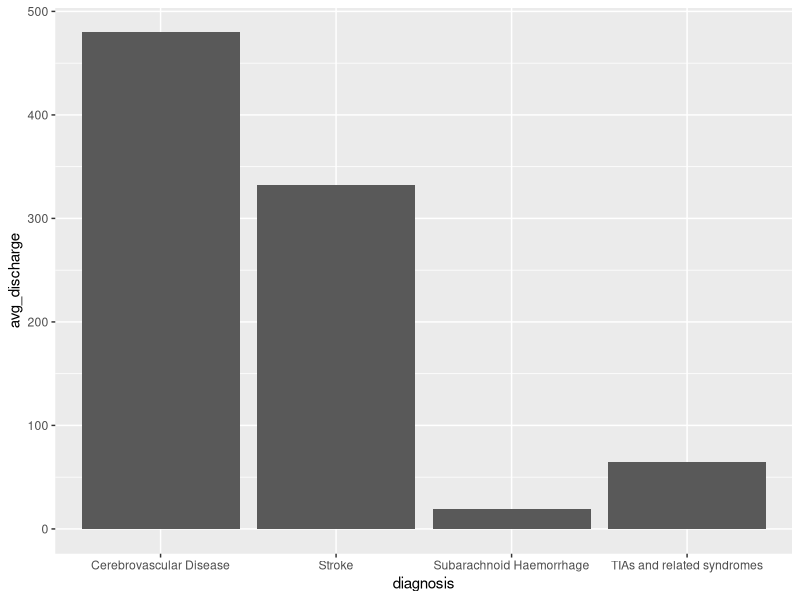
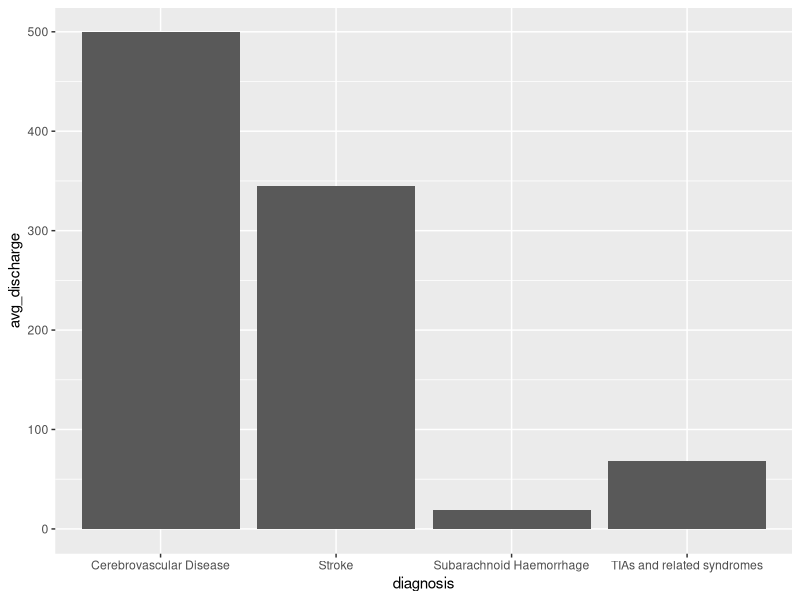
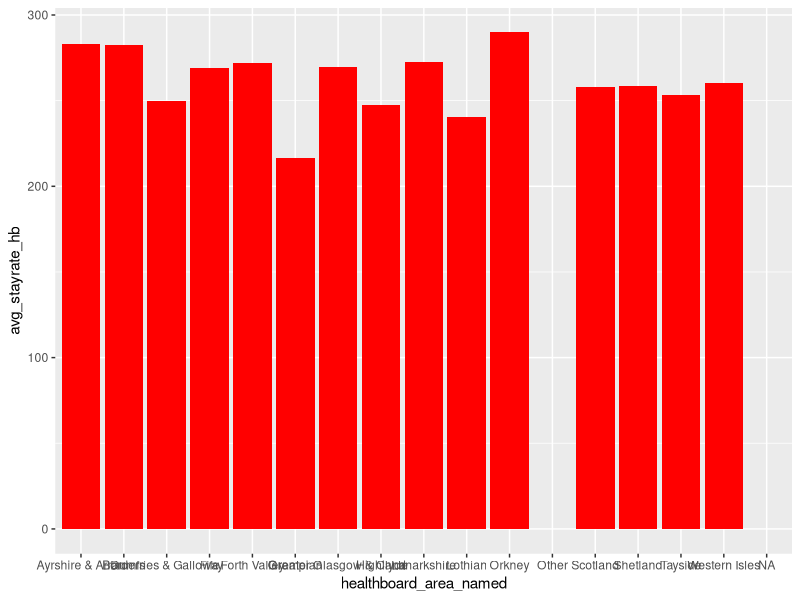
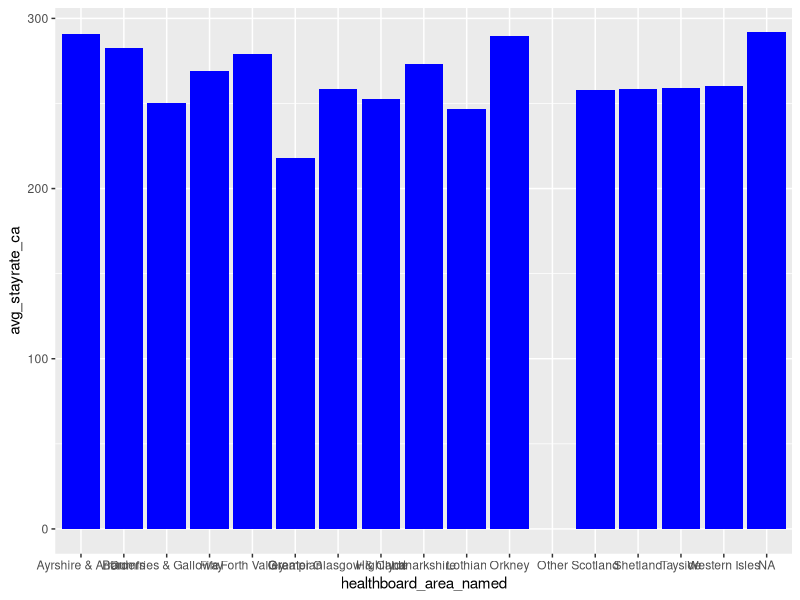
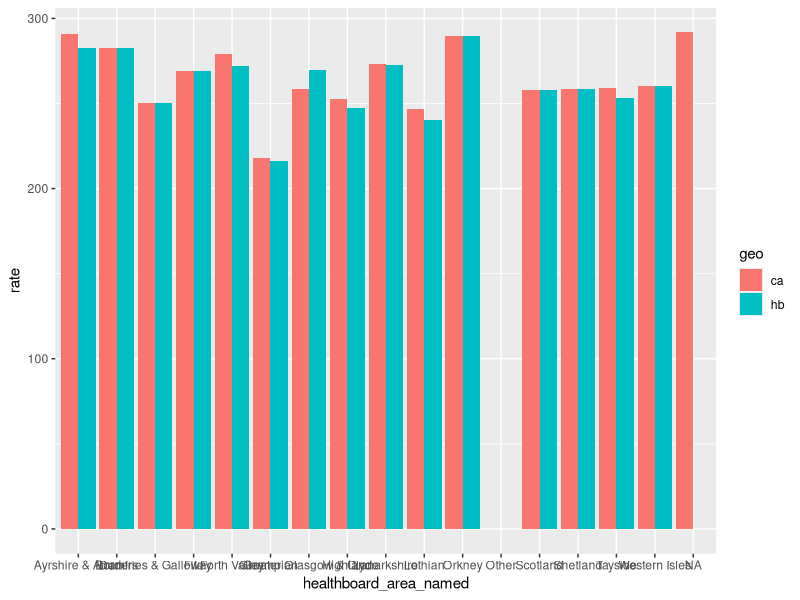
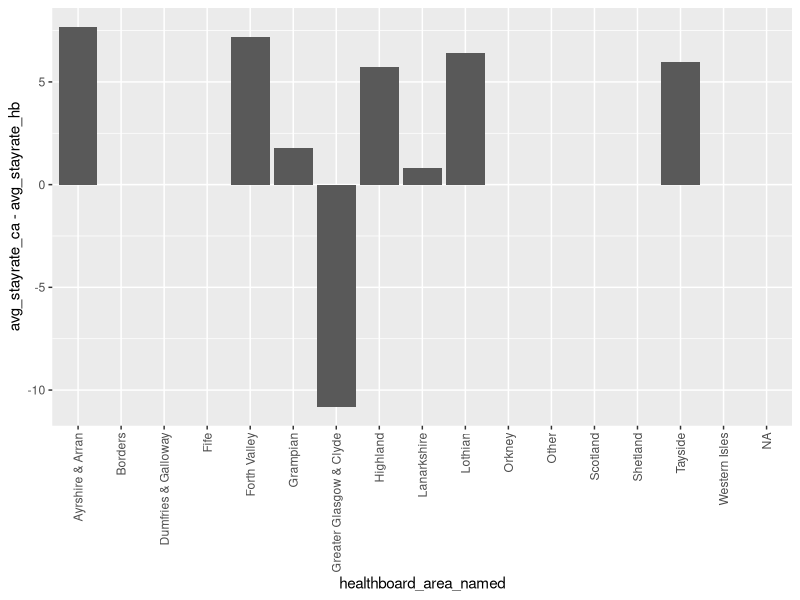
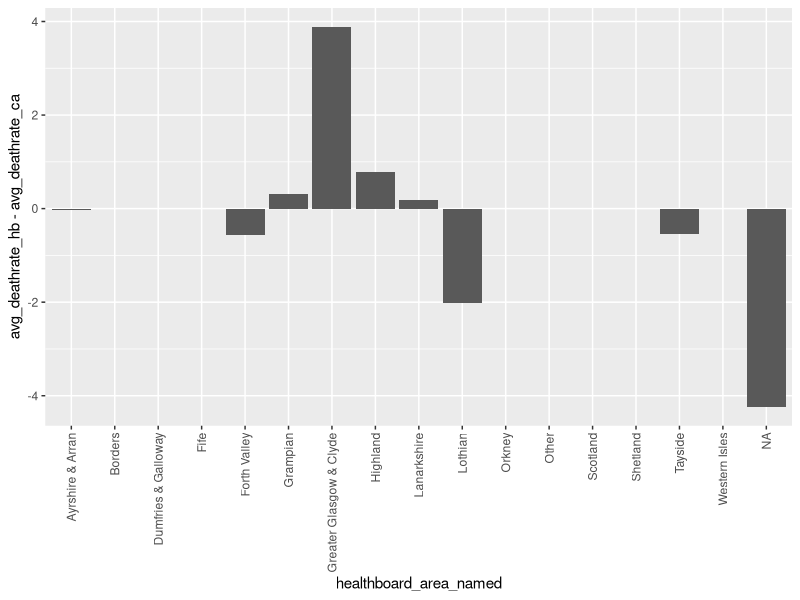
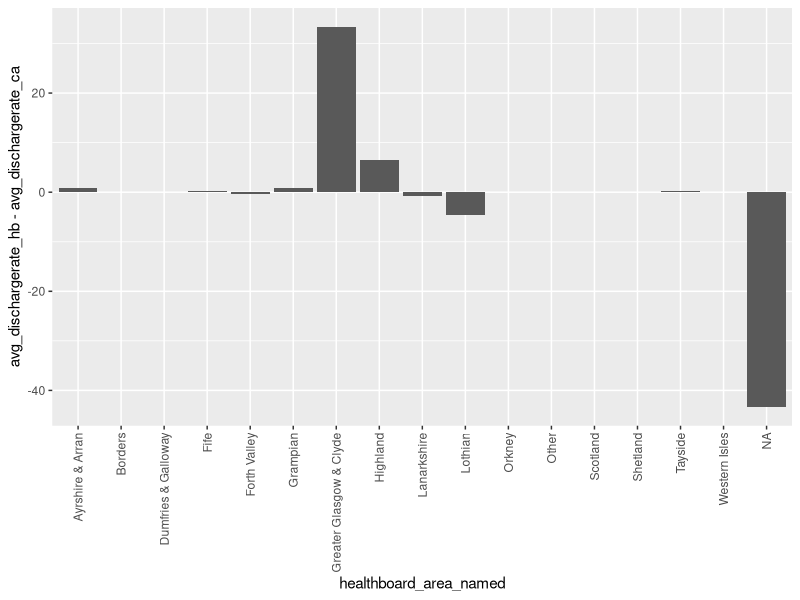

These figures' R source, in order:
## ---- chunk 1
library(tidyverse)
## ---- chunk 2
council_strokesbyca <- read_csv("../../data/clean_data/strokes_byca.csv",
                                col_types = cols(hospitalstays = col_double(),
                                            crude_rate_stays = col_double()))
healthboard_strokesbyhb <- read_csv("../../data/clean_data/strokes_byhb.csv",
                                col_types = cols(hospitalstays = col_double(),
                                            crude_rate_stays = col_double()))
## ---- chunk 3
diagnosis_totals_byhb <- healthboard_strokesbyhb %>% 
  group_by(diagnosis) %>% 
  summarise(avg_stays = mean(crude_rate_stays, na.rm = TRUE),
            avg_discharge = mean(easr_discharge, na.rm = TRUE),
            avg_deaths = mean(easr_mortality, na.rm = TRUE))
## ---- chunk 4
diagnosis_totals_byhb %>% 
  ggplot(aes(x = diagnosis, y = avg_discharge)) +
  geom_col()
## ---- chunk 5
diagnosis_totals_byca <- council_strokesbyca %>% 
  group_by(diagnosis) %>% 
  summarise(avg_discharge = mean(easr_discharge, na.rm = TRUE),
            avg_stays = mean(crude_rate_stays, na.rm = TRUE),
            avg_deaths = mean(easr_mortality, na.rm = TRUE))
## ---- chunk 6
diagnosis_totals_byca %>% 
  ggplot(aes(x = diagnosis, y = avg_discharge)) +
  geom_col()
## ---- chunk 7
unique(council_strokesbyca$council_area_named)
unique(healthboard_strokesbyhb$healthboard_area_named)
## ---- chunk 8
council_strokesbyca <- council_strokesbyca %>% 
  mutate(healthboard = case_when(
    council_area_named %in% c("East Ayrshire", "North Ayrshire", "South Ayrshire") ~ "Ayrshire & Arran",
    council_area_named == "Scottish Borders" ~ "Borders",
    council_area_named == "Dumfries & Galloway" ~ "Dumfries & Galloway",
    council_area_named == "Na h-Eileanan Siar" ~ "Western Isles",
    council_area_named == "Fife" ~ "Fife",
    council_area_named %in% c("Clackmannanshire", "Falkirk", "Stirling") ~ "Forth Valley",
    council_area_named == "Aberdeenshire" | council_area_named == "Aberdeen City" | council_area_named == "Moray" ~ "Grampian",
    council_area_named %in% c("City of Glasgow", "East Dunbartonshire", "East Renfrewshire", "Inverclyde", "Renfrewshire", "West Dunbartonshire") ~ "Greater Glasgow & Clyde",
    council_area_named %in% c("Highland", "Argyll & Bute") ~ "Highland",
    council_area_named %in% c("North Lanarkshire", "South Lanarkshire") ~ "Lanarkshire",
    council_area_named %in% c("City of Edinburgh", "East Lothian", "Midlothian", "West Lothian") ~ "Lothian",
    council_area_named == "Orkney Islands" ~ "Orkney",
    council_area_named == "Shetland Islands" ~ "Shetland",
    council_area_named %in% c("Angus", "Dundee City", "Perth & Kinross") ~ "Tayside",
    council_area_named == "Scotland" ~ "Scotland",
    council_area_named == "Other" ~ "Other",
    is.na(council_area_named) ~ "NA"
    )
  )
council_strokesbyca <- council_strokesbyca %>% 
  mutate(healthboard = na_if(healthboard, "NA"))
## ---- chunk 9
ratestays_byhb <- healthboard_strokesbyhb %>% 
  group_by(healthboard_area_named) %>% 
  summarise(avg_stayrate = mean(crude_rate_stays, na.rm = TRUE)) %>% 
  arrange(healthboard_area_named)

ratestays_byca <- council_strokesbyca %>% 
  group_by(healthboard) %>% 
  summarise(avg_stayrate = mean(crude_rate_stays, na.rm = TRUE)) %>% 
  arrange(healthboard)

stayrates <- ratestays_byhb %>% 
  full_join(ratestays_byca,
            by = c("healthboard_area_named" = "healthboard"),
            suffix = c("_hb", "_ca"))

ggplot(stayrates) +
  aes(x = healthboard_area_named) +
  geom_col(aes(y = avg_stayrate_hb), fill = "red") 

ggplot(stayrates) +
  aes(x = healthboard_area_named) +
  geom_col(aes(y = avg_stayrate_ca), fill = "blue")
## ---- chunk 10
stayrates_pivoted <- stayrates %>% 
  pivot_longer(
    cols = c("avg_stayrate_ca", "avg_stayrate_hb"),
    names_to = "geo",
    names_prefix = "avg_stayrate_",
    values_to = "rate"
  )

ggplot(stayrates_pivoted) +
  aes(x = healthboard_area_named, y = rate, group = geo, fill = geo) +
  geom_col(position = "dodge")
## ---- chunk 11
ggplot(stayrates) +
  aes(x = healthboard_area_named, y = avg_stayrate_ca - avg_stayrate_hb) +
  geom_col() +
  theme(axis.text.x = element_text(angle = 90, vjust = 0.5, hjust=1))
## ---- chunk 12
ratedeaths_byhb <- healthboard_strokesbyhb %>% 
  group_by(healthboard_area_named) %>% 
  summarise(avg_deathrate = mean(easr_mortality, na.rm = TRUE)) %>% 
  arrange(healthboard_area_named)

ratedeaths_byca <- council_strokesbyca %>% 
  group_by(healthboard) %>% 
  summarise(avg_deathrate = mean(easr_mortality, na.rm = TRUE)) %>% 
  arrange(healthboard)

deathrates <- ratedeaths_byhb %>% 
  full_join(ratedeaths_byca,
            by = c("healthboard_area_named" = "healthboard"),
            suffix = c("_hb", "_ca"))

ggplot(deathrates) +
  aes(x = healthboard_area_named, y = avg_deathrate_hb - avg_deathrate_ca) +
  geom_col() +
  theme(axis.text.x = element_text(angle = 90, vjust = 0.5, hjust=1))
## ---- chunk 13
ratedischarges_byhb <- healthboard_strokesbyhb %>% 
  group_by(healthboard_area_named) %>% 
  summarise(avg_dischargerate = mean(easr_discharge, na.rm = TRUE)) %>% 
  arrange(healthboard_area_named)

ratedischarges_byca <- council_strokesbyca %>% 
  group_by(healthboard) %>% 
  summarise(avg_dischargerate = mean(easr_discharge, na.rm = TRUE)) %>% 
  arrange(healthboard)

dischargerates <- ratedischarges_byhb %>% 
  full_join(ratedischarges_byca,
            by = c("healthboard_area_named" = "healthboard"),
            suffix = c("_hb", "_ca"))

ggplot(dischargerates) +
  aes(x = healthboard_area_named, y = avg_dischargerate_hb - avg_dischargerate_ca) +
  geom_col() +
  theme(axis.text.x = element_text(angle = 90, vjust = 0.5, hjust=1))
